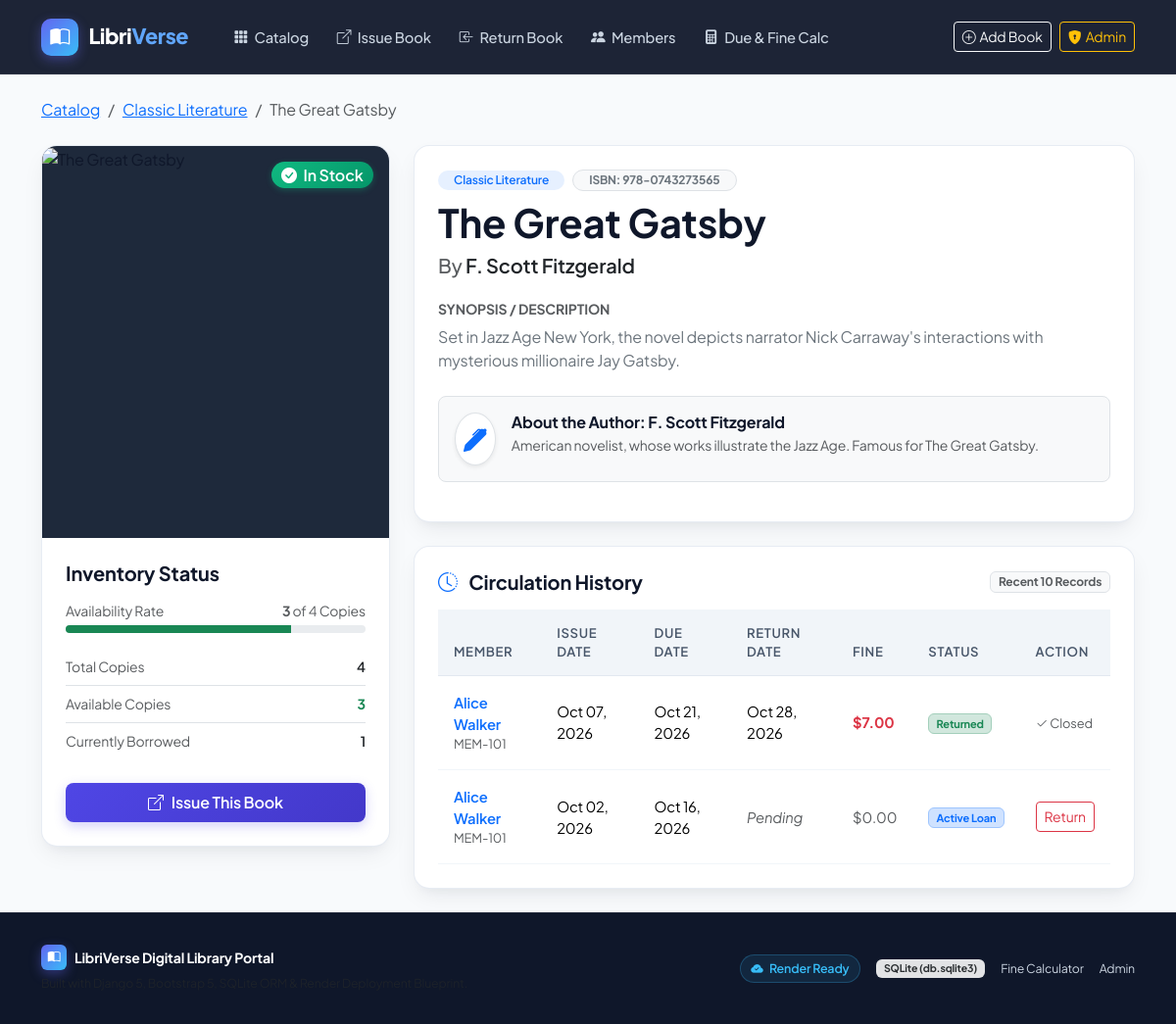
Page /books/1/ on the committed database.
### library/models.py (models this page shows, shortened)
class Book(models.Model):
    GENRE_CHOICES = [
        ('Fiction', 'Fiction'),
        ('Non-Fiction', 'Non-Fiction'),
        ('Science & Tech', 'Science & Tech'),
        ('History', 'History'),
        ('Biography', 'Biography'),
        ('Philosophy', 'Philosophy'),
        ('Fantasy & Sci-Fi', 'Fantasy & Sci-Fi'),
        ('Mystery & Thriller', 'Mystery & Thriller'),
        ('Classic Literature', 'Classic Literature'),
        ('Computer Science', 'Computer Science'),
        ('Business & Economics', 'Business & Economics'),
    ]
    title = models.CharField(max_length=255)
    author = models.ForeignKey(Author, on_delete=models.CASCADE, related_name='books')
    isbn = models.CharField(max_length=20, unique=True, verbose_name="ISBN")
    genre = models.CharField(max_length=100, choices=GENRE_CHOICES, default='Fiction')
    total_copies = models.PositiveIntegerField(default=1)
    available_copies = models.PositiveIntegerField(default=1)
    cover_url = models.URLField(
        blank=True,
        null=True,
        help_text="Direct link to book cover image",
        default="https://images.unsplash.com/photo-1544716278-ca5e3f4abd8c?auto=format&fit=crop&w=600&q=80"
    )
    description = models.TextField(blank=True, help_text="Synopsis or book summary")
    class Meta:
        ordering = ['title']
    @property
    def borrowed_copies(self):
        return max(0, self.total_copies - self.available_copies)

class Author(models.Model):
    name = models.CharField(max_length=200, help_text="Author's full name")
    biography = models.TextField(blank=True, help_text="Short author biography")
    class Meta:
        ordering = ['name']

class CirculationRecord(models.Model):
    book = models.ForeignKey(Book, on_delete=models.CASCADE, related_name='circulation_records')
    member = models.ForeignKey(Member, on_delete=models.CASCADE, related_name='circulation_records')
    issue_date = models.DateField(default=timezone.now)
    due_date = models.DateField(blank=True)
    return_date = models.DateField(null=True, blank=True)
    fine_amount = models.DecimalField(max_digits=7, decimal_places=2, default=Decimal('0.00'))
    returned = models.BooleanField(default=False)
    class Meta:
        ordering = ['-issue_date']
    @property
    def is_overdue(self):
        if self.returned:
            return False
        today = timezone.localdate() if hasattr(timezone, 'localdate') else date.today()
        return today > self.due_date

class Member(models.Model):
    name = models.CharField(max_length=200)
    member_id = models.CharField(max_length=50, unique=True, verbose_name="Member ID")
    email = models.EmailField(unique=True)
    phone = models.CharField(max_length=25, blank=True)
    joined_date = models.DateField(default=timezone.now)
    class Meta:
        ordering = ['name']

### library/views.py (the view)
# urls.py: path('books/<int:pk>/', views.book_detail_view, name='book_detail'),
def book_detail_view(request, pk):
    book = get_object_or_404(Book.objects.select_related('author'), pk=pk)
    records = book.circulation_records.select_related('member').order_by('-issue_date')[:10]
    today = timezone.localdate() if hasattr(timezone, 'localdate') else date.today()
    context = {
        'book': book,
        'records': records,
        'today': today,
    }
    return render(request, 'library/book_detail.html', context)

### library/templates/library/book_detail.html (shortened to what this page needs)
{% extends 'library/base.html' %}
{% load static %}
{% block content %}
<div class="container py-4">
    <nav aria-label="breadcrumb" class="mb-4">
        <ol class="breadcrumb">
            <li class="breadcrumb-item"><a href="{% url 'catalog' %}">Catalog</a></li>
            <li class="breadcrumb-item"><a href="{% url 'catalog' %}?genre={{ book.genre }}">{{ book.genre }}</a></li>
            <li class="breadcrumb-item active" aria-current="page">{{ book.title }}</li>
        </ol>
    </nav>
    <div class="row g-4">
        <div class="col-lg-4">
            <div class="card-modern">
                <div style="height: 400px; background-color: #1e293b; overflow: hidden; position: relative;">
                    <img src="{{ book.cover_url|default:'https://images.unsplash.com/photo-1544716278-ca5e3f4abd8c?auto=format&fit=crop&w=600&q=80' }}"
                         alt="{{ book.title }}"
                         class="w-100 h-100"
                         style="object-fit: cover;"
                         onerror="this.onerror=null; this.src='https://images.unsplash.com/photo-1544716278-ca5e3f4abd8c?auto=format&fit=crop&w=600&q=80';">
                    <div class="position-absolute top-0 end-0 m-3">
                        {% if book.available_copies > 0 %}
                        <span class="badge badge-available fs-6">
                            <i class="bi bi-check-circle-fill me-1"></i> In Stock
                        </span>
                        {% else %}
                        <span class="badge badge-unavailable fs-6">
                            <i class="bi bi-x-circle-fill me-1"></i> All Checked Out
                        </span>
                        {% endif %}
                    </div>
                </div>
                <div class="p-4">
                    <h5 class="fw-bold mb-3">Inventory Status</h5>
                    <div class="mb-3">
                        <div class="d-flex justify-content-between small text-muted mb-1">
                            <span>Availability Rate</span>
                            <span><strong>{{ book.available_copies }}</strong> of {{ book.total_copies }} Copies</span>
                        </div>
                        <div class="progress" style="height: 8px;">
                            <div class="progress-bar {% if book.available_copies > 0 %}bg-success{% else %}bg-danger{% endif %}"
                                 role="progressbar"
                                 style="width: {% widthratio book.available_copies book.total_copies 100 %}%;"></div>
                        </div>
                    </div>
                    <ul class="list-group list-group-flush mb-4 small">
                        <li class="list-group-item d-flex justify-content-between px-0">
                            <span class="text-muted">Total Copies</span>
                            <span class="fw-semibold">{{ book.total_copies }}</span>
                        </li>
                        <li class="list-group-item d-flex justify-content-between px-0">
                            <span class="text-muted">Available Copies</span>
                            <span class="fw-bold {% if book.available_copies > 0 %}text-success{% else %}text-danger{% endif %}">{{ book.available_copies }}</span>
                        </li>
                        <li class="list-group-item d-flex justify-content-between px-0">
                            <span class="text-muted">Currently Borrowed</span>
                            <span class="fw-semibold">{{ book.borrowed_copies }}</span>
                        </li>
                    </ul>
                    {% if book.available_copies > 0 %}
                    <a href="{% url 'issue_book_preselected' book.id %}" class="btn btn-primary-custom w-100 py-2 d-flex align-items-center justify-content-center gap-2">
                        <i class="bi bi-box-arrow-up-right"></i> Issue This Book
                    </a>
                    {% else %}
                    <div class="alert alert-warning py-2 px-3 small mb-0 text-center">
                        <i class="bi bi-clock-history me-1"></i> All copies are currently checked out. Return an existing copy to issue.
                    </div>
                    {% endif %}
                </div>
            </div>
        </div>
        <div class="col-lg-8">
            <div class="card-modern p-4 mb-4">
                <div class="d-flex flex-wrap align-items-center gap-2 mb-2">
                    <span class="badge bg-primary bg-opacity-10 text-primary fw-semibold px-3 py-1 rounded-pill">
                        {{ book.genre }}
                    </span>
                    <span class="badge bg-light text-secondary border px-3 py-1 rounded-pill">
                        ISBN: {{ book.isbn }}
                    </span>
                </div>
                <h1 class="display-6 fw-bold mb-2">{{ book.title }}</h1>
                <h5 class="text-muted mb-4">
                    By <span class="text-dark fw-semibold">{{ book.author.name }}</span>
                </h5>
                <div class="mb-4">
                    <h6 class="fw-bold text-uppercase text-muted small letter-spacing">Synopsis / Description</h6>
                    <p class="text-secondary leading-relaxed">
                        {{ book.description|default:"No extended synopsis provided for this book edition in the digital catalog." }}
                    </p>
                </div>
                <div class="bg-light p-3 rounded-3 border mb-3">
                    <div class="d-flex align-items-start gap-3">
                        <div class="bg-white p-2 rounded-circle border shadow-sm text-primary">
                            <i class="bi bi-pen-fill fs-4"></i>
                        </div>
                        <div>
                            <h6 class="fw-bold mb-1">About the Author: {{ book.author.name }}</h6>
                            <p class="small text-muted mb-0">
                                {{ book.author.biography|default:"Biography information is currently being updated in the library database." }}
                            </p>
                        </div>
                    </div>
                </div>
            </div>
            <div class="card-modern p-4">
                <div class="d-flex justify-content-between align-items-center mb-3">
                    <h5 class="fw-bold mb-0">
                        <i class="bi bi-clock-history text-primary me-2"></i> Circulation History
                    </h5>
                    <span class="badge bg-light text-muted border">Recent 10 Records</span>
                </div>
                {% if records %}
                <div class="table-responsive">
                    <table class="table table-custom">
                        <thead>
                            <tr>
                                <th>Member</th>
                                <th>Issue Date</th>
                                <th>Due Date</th>
                                <th>Return Date</th>
                                <th>Fine</th>
                                <th>Status</th>
                                <th>Action</th>
                            </tr>
                        </thead>
                        <tbody>
                            {% for rec in records %}
                            <tr>
                                <td>
                                    <a href="{% url 'member_dashboard' rec.member.id %}" class="fw-semibold text-decoration-none">
                                        {{ rec.member.name }}
                                    </a>
                                    <div class="small text-muted">{{ rec.member.member_id }}</div>
                                </td>
                                <td>{{ rec.issue_date|date:"M d, Y" }}</td>
                                <td>
                                    {{ rec.due_date|date:"M d, Y" }}
                                </td>
                                <td>
                                    {% if rec.return_date %}
                                        {{ rec.return_date|date:"M d, Y" }}
                                    {% else %}
                                        <span class="text-muted fst-italic">Pending</span>
                                    {% endif %}
                                </td>
                                <td>
                                    {% if rec.fine_amount > 0 %}
                                        <span class="text-danger fw-bold">${{ rec.fine_amount }}</span>
                                    {% elif not rec.returned and rec.is_overdue %}
                                        <span class="text-danger fw-bold">${{ rec.current_estimated_fine }} (est)</span>
                                    {% else %}
                                        <span class="text-muted">$0.00</span>
                                    {% endif %}
                                </td>
                                <td>
                                    {% if rec.returned %}
                                        <span class="badge bg-success-subtle text-success border border-success-subtle">Returned</span>
                                    {% else %}
                                        <span class="badge bg-primary-subtle text-primary border border-primary-subtle">Active Loan</span>
                                    {% endif %}
                                </td>
                                <td>
                                    {% if not rec.returned %}
                                    <a href="{% url 'return_book' rec.id %}" class="btn btn-sm btn-outline-danger">
                                        Return
                                    </a>
                                    {% else %}
                                    <span class="text-muted small"><i class="bi bi-check2"></i> Closed</span>
                                    {% endif %}
                                </td>
                            </tr>
                            {% endfor %}
                        </tbody>
                    </table>
                </div>
                {% else %}
                <p class="text-muted small mb-0 py-3 text-center">No circulation history records logged yet for this title.</p>
                {% endif %}
            </div>
        </div>
    </div>
</div>
{% endblock %}

### library/static/css/style.css (style rules this page uses)
:root { --primary: #4f46e5; --primary-hover: #4338ca; --primary-light: #e0e7ff; --secondary: #0ea5e9; --accent: #8b5cf6; --bg-gradient: linear-gradient(135deg, #0f172a 0%, #1e1b4b 50%, #0f172a 100%); --surface: #ffffff; --surface-alt: #f8fafc; --text-main: #0f172a; --text-muted: #64748b; --card-border: rgba(226, 232, 240, 0.8); --card-shadow: 0 10px 25px -5px rgba(15, 23, 42, 0.08), 0 8px 10px -6px rgba(15, 23, 42, 0.04); --card-hover-shadow: 0 20px 30px -10px rgba(79, 70, 229, 0.18); --success: #10b981; --warning: #f59e0b; --danger: #ef4444; --radius-lg: 16px; --radius-md: 12px; --radius-sm: 8px; }
body { font-family: 'Plus Jakarta Sans', system-ui, -apple-system, sans-serif; background-color: #f8fafc; color: var(--text-main); min-height: 100vh; display: flex; flex-direction: column; letter-spacing: -0.01em; }
.card-modern { background: var(--surface); border: 1px solid var(--card-border); border-radius: var(--radius-lg); box-shadow: var(--card-shadow); transition: transform 0.25s cubic-bezier(0.16, 1, 0.3, 1), box-shadow 0.25s ease; overflow: hidden; }
.badge-available { background: linear-gradient(135deg, #10b981, #059669); color: white; font-weight: 600; padding: 0.35rem 0.65rem; border-radius: 9999px; box-shadow: 0 2px 6px rgba(16, 185, 129, 0.3); }
.btn-primary-custom { background: linear-gradient(135deg, #4f46e5, #4338ca); color: white; border: none; font-weight: 600; border-radius: var(--radius-sm); padding: 0.55rem 1.15rem; box-shadow: 0 4px 12px rgba(79, 70, 229, 0.25); transition: all 0.2s ease; }
.table-custom { margin-bottom: 0; }
.table-custom thead th { background-color: #f1f5f9; color: #475569; font-weight: 600; font-size: 0.82rem; text-transform: uppercase; letter-spacing: 0.05em; border-top: none; border-bottom: 1px solid #e2e8f0; padding: 0.85rem 1rem; }
.table-custom tbody td { padding: 1rem; vertical-align: middle; border-bottom: 1px solid #f1f5f9; font-size: 0.92rem; }

### rows in the picture
Book: genre "Classic Literature", title "The Great Gatsby", available_copies "3", total_copies "4", borrowed_copies "1", isbn "978-0743273565", author.name "F. Scott Fitzgerald", description "Set in Jazz Age New York, the novel depicts narrator Nick Carraway's interactions with mysterious millionaire Jay Gatsby.", author.biography "American novelist, whose works illustrate the Jazz Age. Famous for The Great Gatsby."
CirculationRecord: member.name "Alice Walker", member.member_id "MEM-101", issue_date "Oct 07, 2026", due_date "Oct 21, 2026", return_date "Oct 28, 2026", fine_amount "7.00", returned "Returned"
CirculationRecord: member.name "Alice Walker", member.member_id "MEM-101", issue_date "Oct 02, 2026", due_date "Oct 16, 2026", shows "Pending", fine_amount "$0.00", returned "Active Loan"
